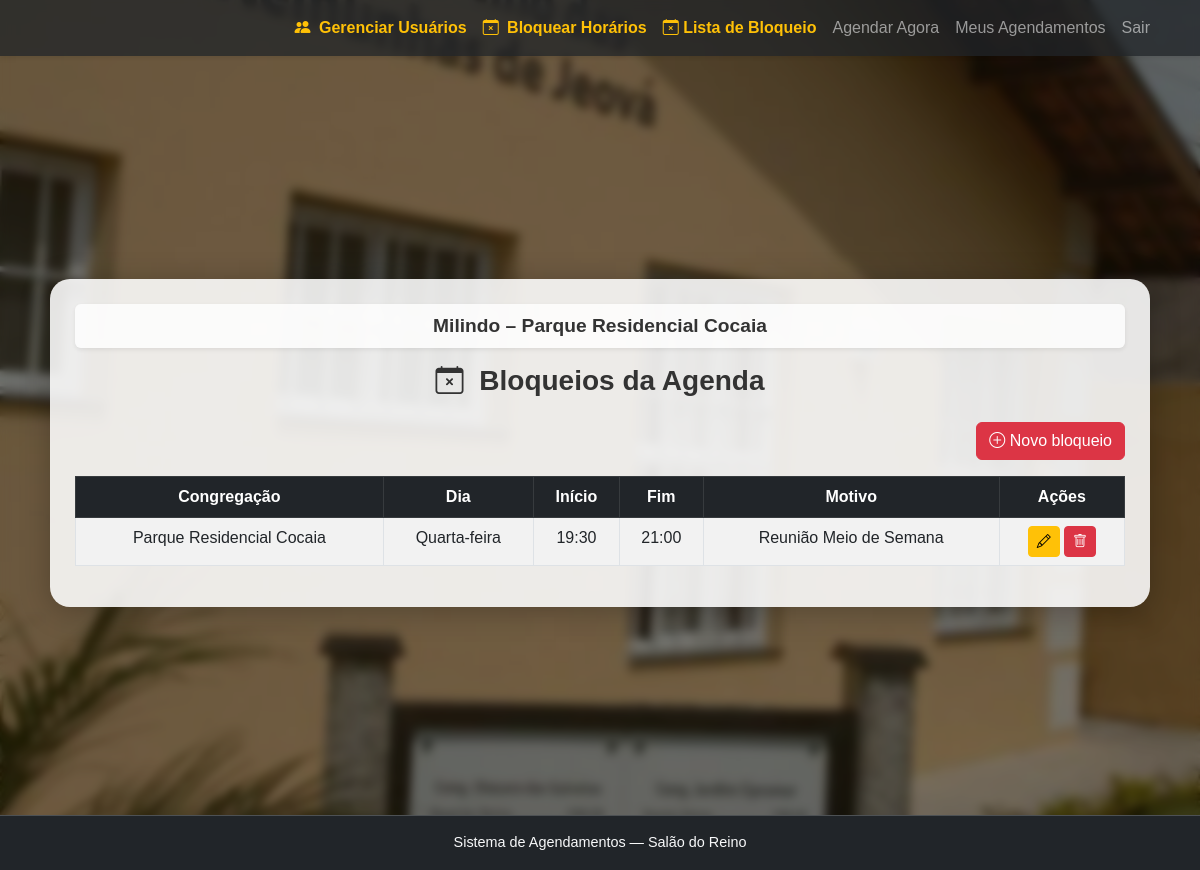
The page /admin-congregacao/bloqueios/ (signed in) on the database its author committed.
### agendamento/models.py (models this page shows, shortened)
class UsuarioProfile(models.Model):
    user = models.OneToOneField(User, on_delete=models.CASCADE, related_name="profile")
    congregacao = models.ForeignKey(Congregacao, on_delete=models.SET_NULL, null=True, blank=True)
    is_admin_congregacao = models.BooleanField(default=False)
    is_active = models.BooleanField(default=True)
    is_superadmin = models.BooleanField(default=False)

class Congregacao(models.Model):
    nome = models.CharField(max_length=150, unique=True)

class BloqueioAgenda(models.Model):
    DIAS_SEMANA = [
        (0, "Segunda-feira"),
        (1, "Terça-feira"),
        (2, "Quarta-feira"),
        (3, "Quinta-feira"),
        (4, "Sexta-feira"),
        (5, "Sábado"),
        (6, "Domingo"),
    ]
    congregacao = models.ForeignKey(
        "Congregacao",
        on_delete=models.CASCADE,
        related_name="bloqueios"
    )
    dia_semana = models.IntegerField(
        choices=DIAS_SEMANA
    )
    hora_inicio = models.TimeField()
    hora_fim = models.TimeField()
    motivo = models.CharField(
        max_length=120,
        help_text="Ex: Reunião, Manutenção, Evento especial"
    )
    ativo = models.BooleanField(default=True)

### agendamento/utils.py (the view)
    def wrapper(request, *args, **kwargs):
        profile = getattr(request.user, "profile", None)
        if not profile or not profile.is_admin_congregacao:
            messages.error(request, "Você não tem permissão para acessar esta área.")
            return redirect("escolher_mes")
        return view_func(request, *args, **kwargs)

### agendamento/utils.py (called while the page is built)
def admin_congregacao_required(view_func):
    def wrapper(request, *args, **kwargs):
        profile = getattr(request.user, "profile", None)
        if not profile or not profile.is_admin_congregacao:
            messages.error(request, "Você não tem permissão para acessar esta área.")
            return redirect("escolher_mes")
        return view_func(request, *args, **kwargs)
    return wrapper

### agendamento/views.py (called while the page is built)
@login_required
@admin_congregacao_required
def listar_bloqueios(request):
    congregacao = request.user.profile.congregacao
    bloqueios = BloqueioAgenda.objects.filter(
        congregacao=congregacao
    ).order_by("dia_semana", "hora_inicio")
    return render(request, "admin/listar_bloqueios.html", {
        "bloqueios": bloqueios
    })

### agendamento/templates/admin/listar_bloqueios.html (shortened to what this page needs)
{% extends "base.html" %}
{% block content %}
<h3 class="text-center mb-4">
  <i class="bi bi-calendar-x me-2"></i>
  Bloqueios da Agenda
</h3>
<div class="text-end mb-3">
  <a href="{% url 'criar_bloqueio' %}" class="btn btn-danger">
    <i class="bi bi-plus-circle"></i> Novo bloqueio
  </a>
</div>
<table class="table table-striped table-bordered text-center">
  <thead class="table-dark">
    <tr>
      <th>Congregação</th>
      <th>Dia</th>
      <th>Início</th>
      <th>Fim</th>
      <th>Motivo</th>
      <th>Ações</th>
    </tr>
  </thead>
  <tbody>
    {% for b in bloqueios %}
    <tr>
      <td>{{ b.congregacao.nome }}</td>
      <td>{{ b.get_dia_semana_display }}</td>
      <td>{{ b.hora_inicio|time:"H:i" }}</td>
      <td>{{ b.hora_fim|time:"H:i" }}</td>
      <td>{{ b.motivo }}</td>
      <td>
        <a href="{% url 'editar_bloqueio' b.id %}" class="btn btn-warning btn-sm">
          <i class="bi bi-pencil"></i>
        </a>
        <a href="{% url 'excluir_bloqueio' b.id %}"
           class="btn btn-danger btn-sm"
           onclick="return confirm('Deseja remover este bloqueio?')">
          <i class="bi bi-trash"></i>
        </a>
      </td>
    </tr>
    {% empty %}
    <tr>
      <td colspan="6" class="text-muted">Nenhum bloqueio cadastrado</td>
    </tr>
    {% endfor %}
  </tbody>
</table>
{% endblock %}

### templates/base.html (shortened to what this page needs)
{% load static %}
<!DOCTYPE html>
<html lang="pt-br">
<head>
    <link href="https://cdn.jsdelivr.net/npm/bootstrap@5.3.0/dist/css/bootstrap.min.css" rel="stylesheet">
    <link rel="stylesheet" href="https://cdn.jsdelivr.net/npm/bootstrap-icons@1.11.1/font/bootstrap-icons.css">
    <link rel="stylesheet" href="{% static 'css/style.css' %}">
</head>
<body>
        {% include "navbar.html" %}
    <div class="page-wrapper">
        <main class="main-content">
            <div class="content-box {% block size %}{% endblock %}">
                {% if user.is_authenticated %}
                    <div class="user-info-bar text-center p-2 mb-3 rounded shadow-sm">
                        <span class="user-name">
                            <strong>{{ user.get_full_name|default:user.username }}</strong>
                            – {{ user.profile.congregacao.nome }}
                        </span>
                    </div>
                {% endif %}
                {% block content %}
                {% endblock %}
            </div>
        </main>
        <footer class="text-center py-3 bg-dark text-light">
            Sistema de Agendamentos — Salão do Reino
        </footer>
    </div>
</body>
</html>

### static/css/style.css (style rules this page uses)
html, body { height: 100%; margin: 0; padding: 0; font-family: 'Poppins', sans-serif; color: #333; position: relative; overflow-y: auto; overflow-x: hidden; scroll-behavior: smooth; }
body::before, body::after { content: ""; position: fixed; inset: 0; pointer-events: none; }
body::before { background-image: url("../images/SalaoDoReino.jpeg"); background-size: cover; background-position: center; background-repeat: no-repeat; filter: brightness(0.7); z-index: 0; }
body::after { backdrop-filter: blur(5px); background-color: rgba(0, 0, 0, 0.3); z-index: 1; }
body > * { position: relative; z-index: 2; }
body { padding-top: 70px; }
.page-wrapper { display: flex; flex-direction: column; min-height: 100vh; }
.main-content { flex: 1; display: flex; align-items: center; justify-content: center; padding: 1rem; }
.content-box { background: rgba(255, 255, 255, 0.88); padding: 25px; border-radius: 20px; box-shadow: 0 4px 30px rgba(0, 0, 0, 0.25); width: 100%; max-width: 1100px; margin: 0 auto; }
.content-box h3 { text-align: center; font-weight: 700; margin-bottom: 20px; }
footer { text-align: center; padding: 0.8rem; color: #fff; background: rgba(0, 0, 0, 0.45); backdrop-filter: blur(6px); border-top: 1px solid rgba(255, 255, 255, 0.2); font-size: 0.9rem; }
.user-info-bar { background: rgba(255, 255, 255, 0.8); font-size: 1.1rem; font-weight: 600; }
.user-info-bar .user-name { font-size: 1.2rem; display: inline-block; }

### rows shown on the page
BloqueioAgenda: congregacao.nome "Parque Residencial Cocaia", dia_semana "Quarta-feira", hora_inicio "19:30", hora_fim "21:00", motivo "Reunião Meio de Semana"

### other values the page prints
{{ user.get_full_name|default:user.username }} "Milindo"
{{ user.profile.congregacao.nome }} "Parque Residencial Cocaia"
